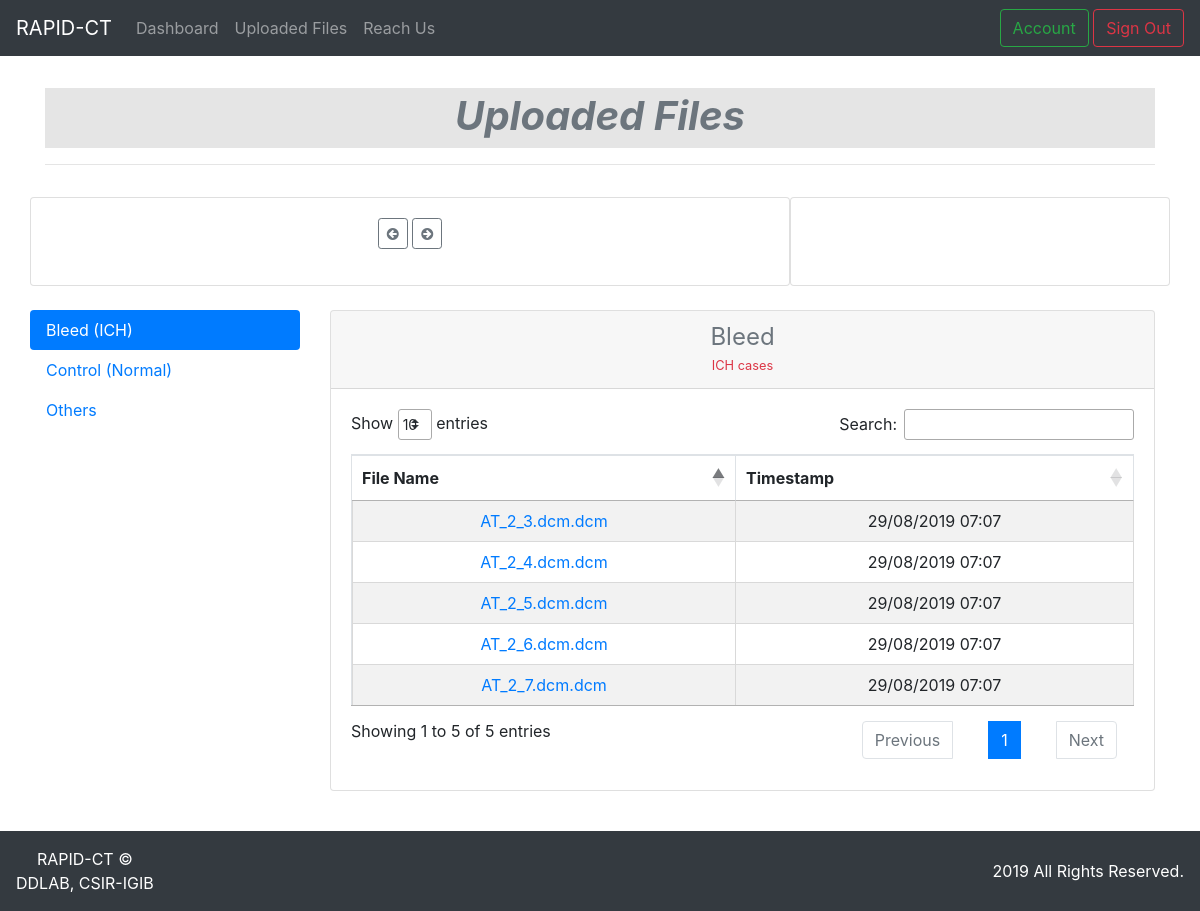
The page /files (signed in) on the database as committed earlier.
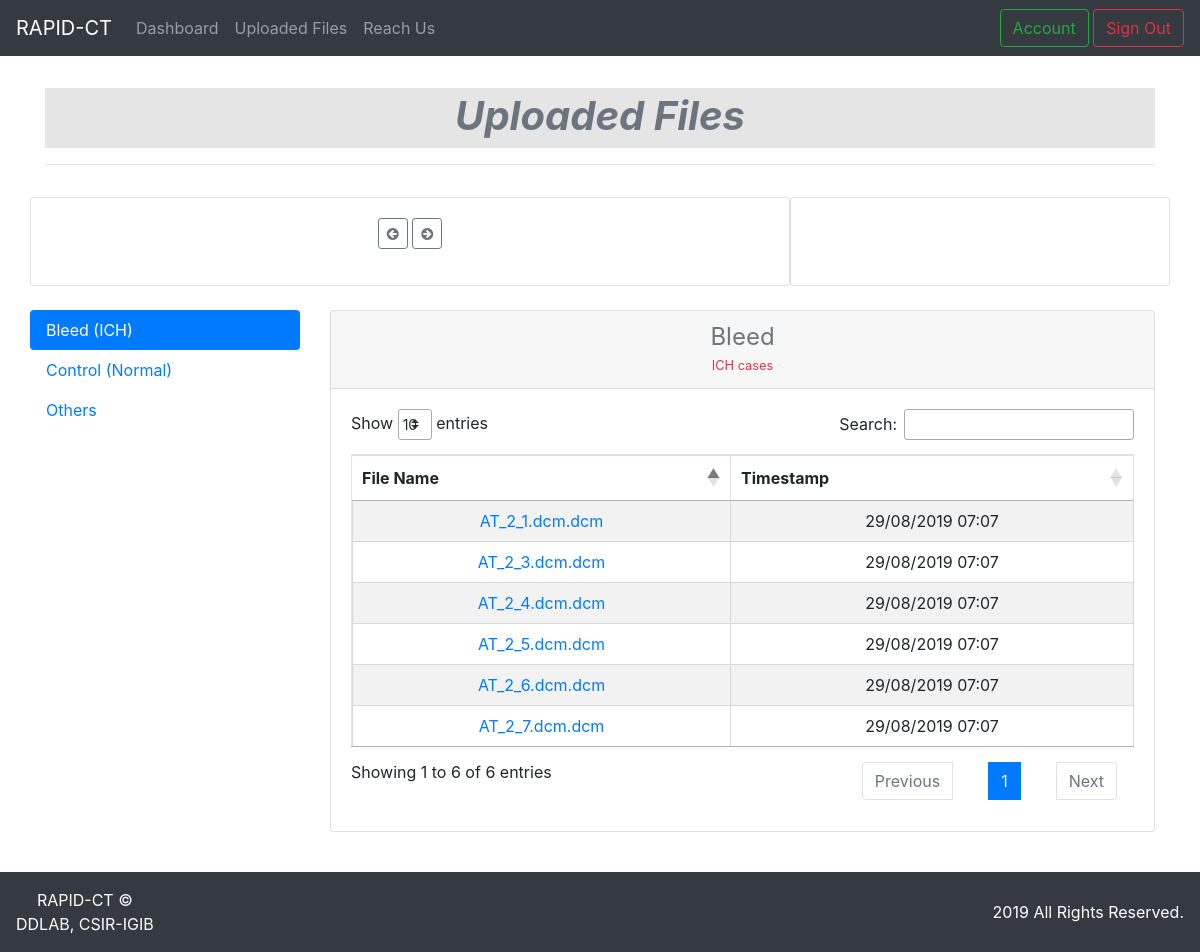
The same page on the database as committed later.
### rapid_ct_app/files/models.py (models this page shows, shortened)
class File(db.Model):
    id = db.Column(db.Integer, primary_key=True)
    added_on = db.Column(db.DateTime, nullable=False, default=datetime.utcnow)
    date = db.Column(db.String(55), nullable=False, default=datetime.utcnow().strftime("%d-%m-%Y"))
    filename = db.Column(db.String(55), nullable=False)
    path = db.Column(db.String(120), nullable=False)
    sample_type = db.Column(db.String(120), nullable=False)
    user_id = db.Column(db.Integer, db.ForeignKey('user.id'), nullable=False)

### rapid_ct_app/users/routes.py (the view)
@users.route("/files", methods=['GET', 'POST'])
@login_required
def user_uploaded():
    all_files = []
    upload_dates = []
    heatmapdata = {}
    file_query = File.query.order_by(File.added_on.desc()).filter_by(user_id = current_user.id)
    for item in file_query:
        all_files.append(item)
    if len(all_files) == 0:
        flash('No files have been uploaded!', 'danger')
        return redirect(url_for('main.index'))
    else:
        for file in all_files:
            timestamp = file.added_on
            date_added = file.added_on.strftime("%d-%m-%Y")
            upload_dates.append(date_added)
        pass
        unique_dates = np.unique(upload_dates)
        for date in unique_dates:
            date_time = datetime.strptime(date,"%d-%m-%Y")
            timestamp = date_time.timestamp()
            upload_count = File.query.filter_by(date=date, user_id=current_user.id).count()
            heatmapdata[timestamp] = upload_count
        user_bleed_files = File.query.filter_by(sample_type="Bleed(ICH)", user_id=current_user.id)
        user_control_files = File.query.filter_by(sample_type="Control(Normal)", user_id=current_user.id)
        user_other_files = File.query.filter(
            and_(or_(File.sample_type == 'Lesion', File.sample_type == 'Calcification')),File.user_id == current_user.id
        )
        bleed_num = user_bleed_files.count()
        control_num = user_control_files.count()
        others_num = user_other_files.count()
        counts = [
            {'name':"Bleed", 'value':f'{bleed_num}'},
            {'name':"Control", 'value':f'{control_num}'},
            {'name':"Others", 'value':f'{others_num}'},
        ]
        return render_template(
            'user_files.html',
            bleed=user_bleed_files,
            control=user_control_files,
            others=user_other_files,
            counts=counts,
            heatmapdata=heatmapdata
        )

### rapid_ct_app/template_filters.py (called while the page is built)
@app.template_filter('convertdatetime')
def datetime_from_utc_to_local(utc_datetime):
    now_timestamp = time.time()
    offset = datetime.fromtimestamp(now_timestamp) - datetime.utcfromtimestamp(now_timestamp)
    return utc_datetime + offset

@app.template_filter('formatdatetime')
def format_datetime(value, format="%d/%m/%Y %H:%M"):
    if value is None:
        return ""
    return value.strftime(format)

### rapid_ct_app/users/models.py (called while the page is built)
@login_manager.user_loader
def load_user(user_id):
    return User.query.get(int(user_id))

### rapid_ct_app/templates/user_files.html (shortened to what this page needs)
{% extends "layout.html" %}
{% block css %}
<link rel="stylesheet" href="{{ url_for('static', filename='style/user_files/user_files.css') }}">
{% endblock css %}
{% block content %}
    <div class="row">
        <div class="col-md-12">
            <h1 class="page-title text-secondary text-center mt-2">Uploaded Files</h1>
            <hr>
        </div>
    </div>
    <div class="row mt-3">
        <div class="col-md-12">
            <div class="row">
                <div class="card flex-md-row mb-4 box-shadow h-md-250 col-md-8 ml-auto mr-auto">
                    <div class="card-body d-flex flex-column align-items-center">
                        <div class="d-inline mb-3">
                            <span class="btn btn-outline-secondary btn-sm" id="domainDynamicDimension-previous">
                                <i class="fa fa-arrow-circle-left" aria-hidden="true"></i>
                            </span>
                            <span class="btn btn-outline-secondary btn-sm" id="domainDynamicDimension-next">
                                <i class="fa fa-arrow-circle-right" aria-hidden="true"></i>
                            </span>
                        </div>
                    </div>
                </div>
                <div class="card flex-md-row mb-4 mr-2 box-shadow h-md-250 col-md-4  ml-auto mr-auto">
                    <div class="card-body d-flex flex-column align-items-center">
                    </div>
                </div>
            </div>
        </div>
        <div class="nav flex-column nav-pills col-md-3" id="v-pills-tab" role="tablist" aria-orientation="vertical">
        <a class="nav-link active" id="v-pills-home-tab" data-toggle="pill" href="#v-pills-home" role="tab" aria-controls="v-pills-home" aria-selected="true">Bleed (ICH)</a>
        <a class="nav-link" id="v-pills-profile-tab" data-toggle="pill" href="#v-pills-profile" role="tab" aria-controls="v-pills-profile" aria-selected="false">Control (Normal)</a>
        <a class="nav-link" id="v-pills-messages-tab" data-toggle="pill" href="#v-pills-messages" role="tab" aria-controls="v-pills-messages" aria-selected="false">Others</a>
        </div>
        <div class="tab-content col-md-9" id="v-pills-tabContent">
        <div class="tab-pane fade show active" id="v-pills-home" role="tabpanel" aria-labelledby="v-pills-home-tab">
                <section class="user-files">
                    <div class="card-deck mb-3 text-center">
                        <div class="card mb-4 box-shadow">
                            <div class="card-header">
                                <h4 class="my-0 font-weight-normal text-secondary">Bleed</h4>
                                <strong><small class="text-center text-danger">ICH cases</small></strong>
                            </div>
                            <div class="card-body">
                                <table class="table table-striped table-bordered mb-0 mt-3 cell-border" id="bleed-table">
                                    <thead>
                                        <tr>
                                            <th>File Name</th>
                                            <th>Timestamp</th>
                                        </tr>
                                    </thead>
                                    <tbody>
                                        {% for file in bleed %}
                                        <tr>
                                            <td><span><a href="{{ url_for('files.file', file_id=file.id) }}">{{ file.filename }}</a></span></td>
                                            <td>{{ file.added_on|convertdatetime|formatdatetime}}</td>
                                        </tr>
                                        {% endfor %}
                                    </tbody>
                                </table>
                            </div>
                        </div>
                    </div>
                </section>
        </div>
        </div>
    </div>
{% endblock content %}

### rapid_ct_app/templates/layout.html (shortened to what this page needs)
<!DOCTYPE html>
<html lang="en">
<head>
    <link rel="stylesheet"
    href="https://stackpath.bootstrapcdn.com/bootstrap/4.3.1/css/bootstrap.min.css"
>
    <link href="https://stackpath.bootstrapcdn.com/font-awesome/4.7.0/css/font-awesome.min.css"
    rel="stylesheet"
>
    <link rel="stylesheet" href="https://cdnjs.cloudflare.com/ajax/libs/animate.css/3.7.2/animate.min.css">
    <link rel="stylesheet" href="https://cdn.jsdelivr.net/cal-heatmap/3.3.10/cal-heatmap.css">
    <link rel="stylesheet" href="https://cdn.datatables.net/1.10.19/css/jquery.dataTables.min.css">
    <link rel="stylesheet" href="https://cdn.datatables.net/autofill/2.3.3/css/autoFill.dataTables.min.css">
    <link rel="stylesheet" href="https://cdn.datatables.net/buttons/1.5.6/css/buttons.dataTables.min.css">
    <link rel="stylesheet" href="https://cdn.datatables.net/colreorder/1.5.1/css/colReorder.dataTables.min.css">
    <link rel="stylesheet" href="https://cdn.datatables.net/responsive/2.2.3/css/responsive.dataTables.min.css">
    <link rel="stylesheet" href="https://cdn.datatables.net/select/1.3.0/css/select.dataTables.min.css">
    <link rel="stylesheet" href="https://cdn.datatables.net/1.10.19/css/dataTables.bootstrap4.min.css">
    <link rel="stylesheet" href="{{ url_for('static', filename='style/main/main.css') }}">
    {% block css %} {% endblock %}
</head>
<body>
    <div>
        {% include "_topnav.html" %}
        <div class="container" id="content">
            <div class="mt-4">
                {% block content %}{% endblock %}
            </div>
        </div>
        <footer class="navbar navbar-dark sticky-bottom bg-dark">
            <span class="text-white text-center">
                RAPID-CT ©
                <br>DDLAB, CSIR-IGIB
            </span>
            <span class="text-white">
                2019 All Rights Reserved.
            </span>
        </footer>
    </div>
</body>
</html>

### rapid_ct_app/templates/_topnav.html (shortened to what this page needs)
<header>
    <nav class="navbar navbar-expand-lg navbar-dark  sticky-top bg-dark">
        <a class="navbar-brand" href="{{ url_for('main.landing') }}">RAPID-CT</a>
        <div class="collapse navbar-collapse" id="navbarSupportedContent">
            <ul class="navbar-nav mr-auto">
            {% if current_user.is_authenticated %}
            <li class="nav-item">
                <a class="nav-link" href="{{ url_for('main.index') }}">Dashboard</a>
            </li>
            <li class="nav-item">
                <a class="nav-link" href="{{ url_for('users.user_uploaded') }}">Uploaded Files</a>
            </li>
            <li class="nav-item">
                <a class="nav-link" href="{{ url_for('main.contact') }}">Reach Us</a>
            </li>
            {% else %}
            <li class="nav-item">
                <a class="nav-link" href="{{ url_for('main.contact') }}">Reach Us</a>
            </li>
            {% endif %}
            </ul>
            <div class="d-inline my-2 my-lg-0">
                {% if current_user.is_authenticated %}
                <a class="btn btn-outline-success my-2 my-sm-0" href="{{ url_for('users.account') }}">Account</a>
                <a class="btn btn-outline-danger my-2 my-sm-0" href="{{ url_for('users.logout') }}">Sign Out</a>
                {% else %}
                <a class="btn btn-outline-success my-2 my-sm-0" href="{{ url_for('users.register') }}">Register</a>
                <a class="btn btn-outline-primary my-2 my-sm-0" href="{{ url_for('users.login') }}">Sign In</a>
                {% endif %}
            </div>
        </div>
    </nav>

### rapid_ct_app/static/style/main/main.css (style rules this page uses)
#content { position: absolute; z-index: 1; }
#content { min-height: 90vh; position: relative; }
footer { position: fixed; bottom: 0; height: 80px; -ms-flex-negative: none; flex-shrink: none; z-index: 1; }
.page-title { background-color: #83838336; font-style: italic; font-weight: bold; height: 1.5em; padding: 4px; z-index: 1; }

Rows that differ between the two databases and show on the page:
now on this page (row edited): File: filename "AT_2_1.dcm.dcm", added_on|convertdatetime "29/08/2019 07:07"
Other text that changed with them:
text written by a page script: "Show entries Search: Showing 1 to 5 of 5 entries Previous 1 Next" → "Show entries Search: Showing 1 to 6 of 6 entries Previous 1 Next"
